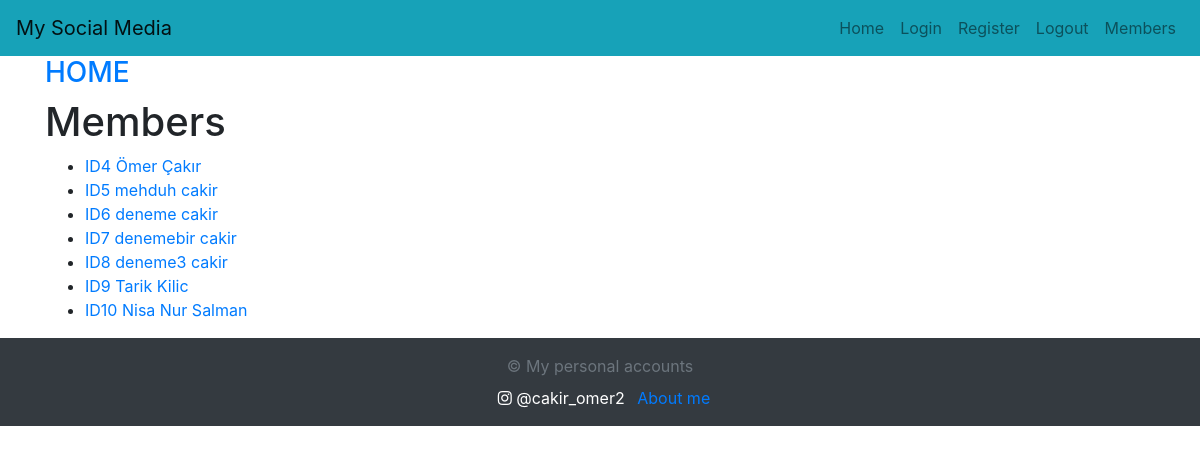
/members/, run on an earlier commit of the app's database.
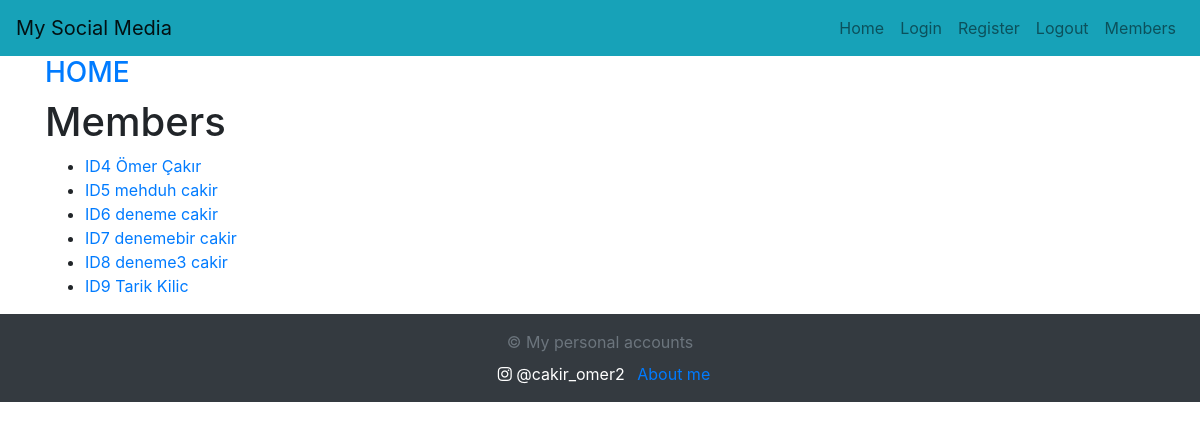
And on a later commit of the database.
### members/models.py (models this page shows, shortened)
class Member(AbstractBaseUser, PermissionsMixin):# AbstractBaseUser does the work that gives us
    email = models.EmailField(unique=True)
    first_name = models.CharField(max_length=30)
    last_name = models.CharField(max_length=30)
    is_active = models.BooleanField(default=True)
    is_staff = models.BooleanField(default=False)
    profile_picture = models.ImageField(upload_to='profile_pics/', default='default.jpg')
    objects = MemberManager()
    USERNAME_FIELD = 'email'
    REQUIRED_FIELDS = ['first_name', 'last_name']

### members/views.py (the view)
# urls.py: path('members/', views.members, name='members'),
def members(request):
  members = Member.objects.all().values()
  template = loader.get_template('allmembers.html')
  context = {
      'mymembers':members,
  }
  return HttpResponse(template.render(context,request))

### members/templates/allmembers.html (shortened to what this page needs)
{% extends "master.html" %}
{% block content %}
    <h3><a href="/">HOME</a></h3>
  <h1>Members</h1>
  <ul>
    {% for x in mymembers %}
      <li><a href="details/{{ x.id }}"> ID{{x.id}} {{ x.first_name }} {{ x.last_name }}</a></li>
    {% endfor %}
  </ul>
{% endblock %}

What changed in the data, as far as the page shows it:
removed Member: id "10", first_name "Nisa Nur", last_name "Salman"
